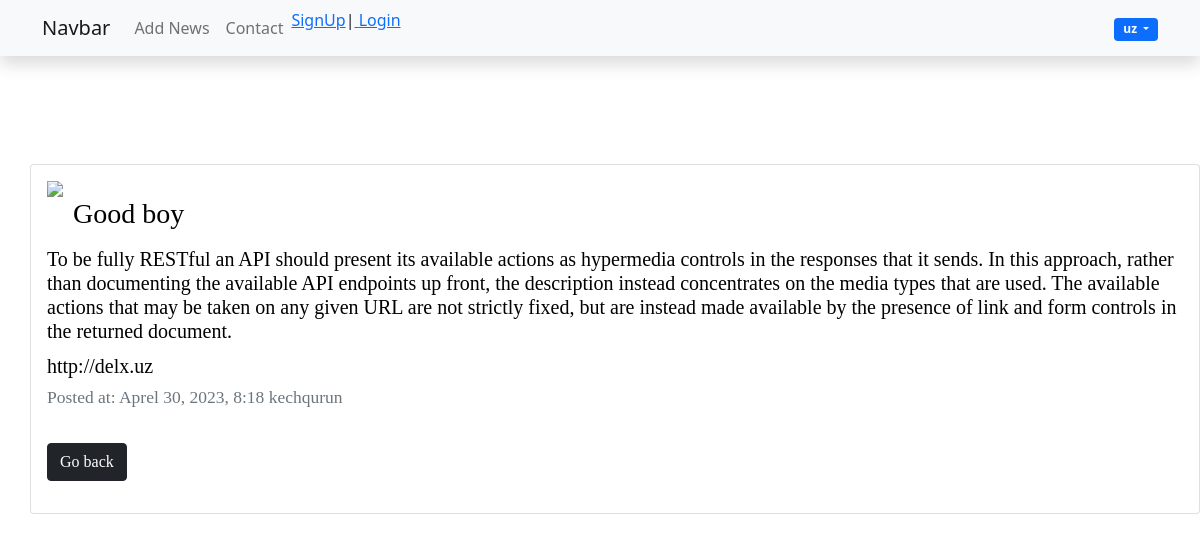
The page /uz/4/ on the database its author committed.
### user/models.py (models this page shows, shortened)
class User(models.Model):
    name = models.CharField(max_length=499, verbose_name="nomi")
    title = models.TextField()
    url_name = models.URLField(max_length=400, verbose_name="Url name")
    image  = models.ImageField(upload_to='photos', verbose_name="Rasmlar")
    create_at  = models.DateTimeField(auto_now_add=True)
    class Meta:
        ordering = ['-id']

### user/views.py (the view)
# urls.py: path('<int:pk>/', PostDetailView.as_view(), name='detail'),
class PostDetailView(DetailView):
    model = User
    template_name = "detail.html"
    context_object_name = "new"

### templates/detail.html (shortened to what this page needs)
{% extends "base.html" %}
{% block content %}
    <div class="card mt-3 ">
        <div class="card-body">
        {% if new.image %}
        <p><img class="img-article-left" src="{{new.image.url}}"></p>
        {% endif %}
        <h3>{{new.name}}</h3>
        <h5 class="mt-3" >{{new.title}}</h5>
            {{new.url_name}}
            <p> <small class="text-muted" > Posted at: {{new.create_at}}</small> </p>
            <a href="{% url 'home' %}" class="btn btn-dark my-3">Go back </a>
      </div>
    </div>
{% endblock %}

### static/css/styles.css (style rules this page uses)
html, body { font-family: 'Arial'; margin: 0; padding: 0; height: 100%; width: 100%; color: #444; }
a { color: #0059b2; text-decoration: none; }
img { max-width: 600px; height: auto; }
img.img-article-left { max-width: 300px; height: auto; float: left; padding: 0 10px 10px 0; }

### rows shown on the page
User: name "Good boy", title "To be fully RESTful an API should present its available actions as hypermedia controls in the responses that it sends. In this approach, rather than documenting the available API endpoints up front, the description instead concentrates on the media types that are used. The available actions that may be taken on any given URL are not strictly fixed, but are instead made available by the presence of link and form controls in the returned document.", url_name "http://delx.uz", create_at "Aprel 30, 2023, 8:18 kechqurun"

### other values the page prints
{{ current_language }} "uz"
